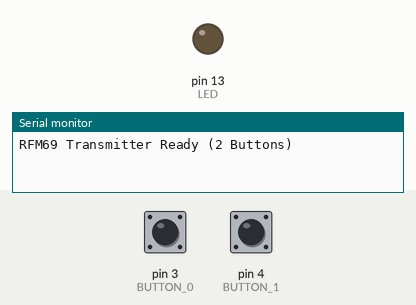
Recording of a sketch running on a simulated Arduino Uno, built with avr-gcc and run on an emulated ATmega328P. On the bench: output pins drawn as LEDs (lit = HIGH), the last lines printed to the serial monitor. Dashed ring = blinking. The inputs (shaded band) are chosen by the test bench; at power-on: pin 3 (BUTTON_0) HIGH, pin 4 (BUTTON_1) HIGH. No radio packets arrive unless stated; pins used as bus, display or sensor lines are not drawn.

Above: at 1.2 s.
1.3 s: pin 3 (BUTTON_0) pulled LOW for 0.15 s
At 4.38 s:
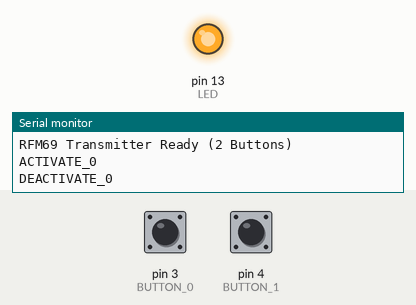
4.4 s: pin 4 (BUTTON_1) pulled LOW for 0.15 s
7.5 s: pin 4 (BUTTON_1) pulled LOW for 1 s
At 7.66 s:
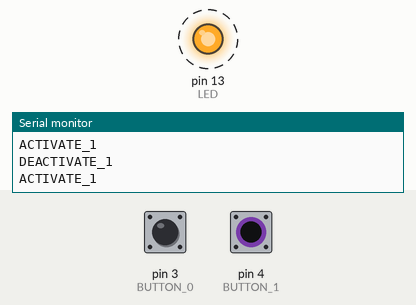
10.5 s: pin 4 (BUTTON_1) pulled LOW for 3.2 s
Timing chart, 0 to 15.1 s (numbered marks = the images above; inputs shaded):
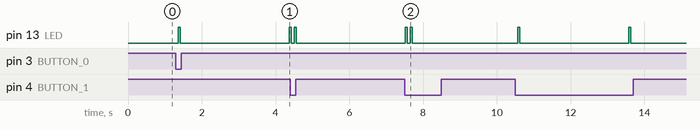

The sketch:

Transmitter_2Button.ino
```cpp
#include <SPI.h>
#include <RH_RF69.h>

#define RF69_FREQ 915.0

// Teensy 4.0 ↔ RFM69HCW
#define RFM69_CS   10
#define RFM69_INT   8
#define RFM69_RST   9
#define LED         13

// Button pins (to GND)
#define BUTTON_0  3
#define BUTTON_1  4

RH_RF69 rf69(RFM69_CS, RFM69_INT);

// Button state tracking
bool lastButton0State = HIGH;
bool lastButton1State = HIGH;

// Timers for auto-deactivate
bool solenoid0Active = false;
bool solenoid1Active = false;

unsigned long solenoid0Timer = 0;
unsigned long solenoid1Timer = 0;

const unsigned long DEACTIVATE_DELAY = 3000; // 3 seconds

void sendMessage(const char *msg) {
  rf69.send((uint8_t *)msg, strlen(msg));
  rf69.waitPacketSent();
  Serial.println(msg);

  digitalWrite(LED, HIGH);
  delay(50);
  digitalWrite(LED, LOW);
}

void setup() {
  Serial.begin(115200);

  pinMode(LED, OUTPUT);
  pinMode(RFM69_RST, OUTPUT);
  pinMode(BUTTON_0, INPUT_PULLUP);
  pinMode(BUTTON_1, INPUT_PULLUP);

  // Reset radio
  digitalWrite(RFM69_RST, LOW);
  digitalWrite(RFM69_RST, HIGH);
  delay(10);
  digitalWrite(RFM69_RST, LOW);
  delay(10);

  if (!rf69.init()) {
    Serial.println("RFM69 init failed");
    while (1);
  }

  rf69.setFrequency(RF69_FREQ);
  rf69.setTxPower(20, true);

  uint8_t key[] = {1,2,3,4,5,6,7,8,1,2,3,4,5,6,7,8};
  rf69.setEncryptionKey(key);

  Serial.println("RFM69 Transmitter Ready (2 Buttons)");
}

void loop() {
  unsigned long now = millis();

  bool button0State = digitalRead(BUTTON_0);
  bool button1State = digitalRead(BUTTON_1);

  // ===== BUTTON 0 =====
  if (lastButton0State == HIGH && button0State == LOW) {
    sendMessage("ACTIVATE_0");
    solenoid0Active = true;
    solenoid0Timer = now;
  }

  if (solenoid0Active && (now - solenoid0Timer >= DEACTIVATE_DELAY)) {
    sendMessage("DEACTIVATE_0");
    solenoid0Active = false;
  }

  // ===== BUTTON 1 =====
  if (lastButton1State == HIGH && button1State == LOW) {
    sendMessage("ACTIVATE_1");
    solenoid1Active = true;
    solenoid1Timer = now;
  }

  if (solenoid1Active && (now - solenoid1Timer >= DEACTIVATE_DELAY)) {
    sendMessage("DEACTIVATE_1");
    solenoid1Active = false;
  }

  lastButton0State = button0State;
  lastButton1State = button1State;

  delay(20); // debounce
}
```

Measured:
- after the input at 1.3 s, pin 13 (LED): LOW → HIGH after 0.06 s, → LOW 0.05 s later, → HIGH 3.0 s later
